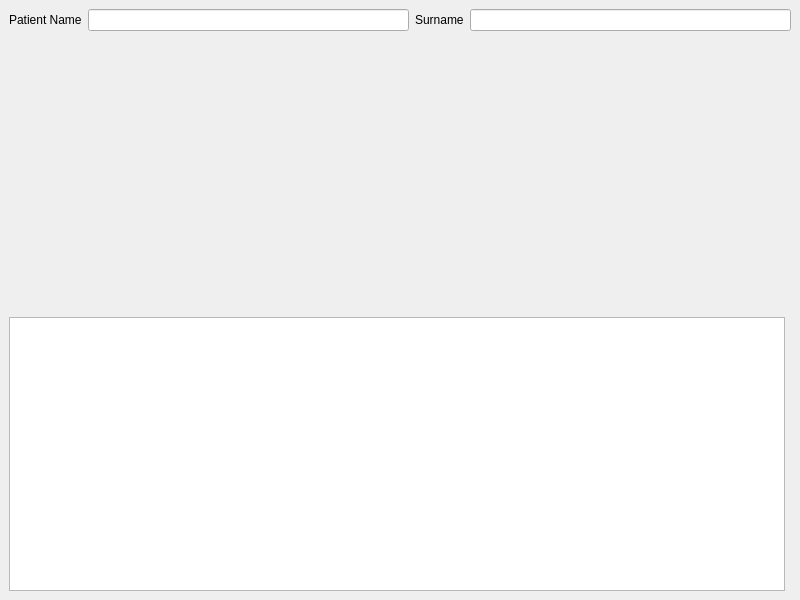
<?xml version="1.0" encoding="UTF-8"?>
<ui version="4.0">
 <class>MainWin::Internal::MainWindow</class>
 <widget class="QMainWindow" name="MainWin::Internal::MainWindow">
  <property name="geometry">
   <rect>
    <x>0</x>
    <y>0</y>
    <width>800</width>
    <height>600</height>
   </rect>
  </property>
  <widget class="QWidget" name="centralwidget">
   <layout class="QGridLayout" name="gridLayout_2">
    <item row="0" column="0" colspan="2">
     <layout class="QHBoxLayout" name="horizontalLayout_4">
      <item>
       <widget class="QLabel" name="label">
        <property name="text">
         <string>Patient Name</string>
        </property>
       </widget>
      </item>
      <item>
       <widget class="QLineEdit" name="patientName"/>
      </item>
      <item>
       <widget class="QLabel" name="label_8">
        <property name="text">
         <string>Surname</string>
        </property>
       </widget>
      </item>
      <item>
       <widget class="QLineEdit" name="patientFirstname"/>
      </item>
     </layout>
    </item>
    <item row="1" column="0" colspan="2">
     <widget class="ICD::IcdCodeSelector" name="widget" native="true"/>
    </item>
    <item row="2" column="0">
     <widget class="QTableView" name="tableView">
      <property name="sizePolicy">
       <sizepolicy hsizetype="Expanding" vsizetype="Preferred">
        <horstretch>0</horstretch>
        <verstretch>0</verstretch>
       </sizepolicy>
      </property>
      <attribute name="horizontalHeaderVisible">
       <bool>false</bool>
      </attribute>
      <attribute name="verticalHeaderVisible">
       <bool>false</bool>
      </attribute>
     </widget>
    </item>
   </layout>
  </widget>
 </widget>
 <customwidgets>
  <customwidget>
   <class>ICD::IcdCodeSelector</class>
   <extends>QWidget</extends>
   <header location="global">icdplugin/icdcodeselector.h</header>
   <container>1</container>
  </customwidget>
 </customwidgets>
 <resources/>
 <connections/>
</ui>
